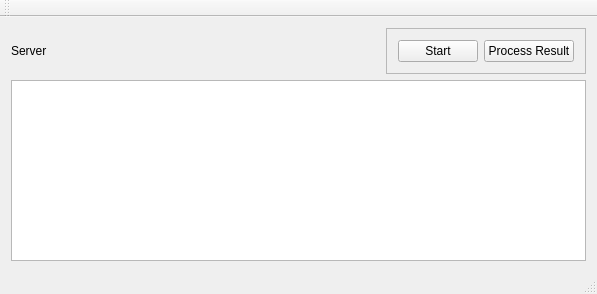
<?xml version="1.0" encoding="UTF-8"?>
<ui version="4.0">
 <class>UserStudyServerClass</class>
 <widget class="QMainWindow" name="UserStudyServerClass">
  <property name="geometry">
   <rect>
    <x>0</x>
    <y>0</y>
    <width>597</width>
    <height>294</height>
   </rect>
  </property>
  <property name="windowTitle">
   <string>UserStudyServer</string>
  </property>
  <widget class="QWidget" name="centralWidget">
   <layout class="QGridLayout" name="gridLayout">
    <item row="0" column="0">
     <widget class="QLabel" name="serverNameLabel">
      <property name="text">
       <string>Server</string>
      </property>
     </widget>
    </item>
    <item row="0" column="1">
     <widget class="QFrame" name="frame">
      <property name="sizePolicy">
       <sizepolicy hsizetype="Fixed" vsizetype="Preferred">
        <horstretch>0</horstretch>
        <verstretch>0</verstretch>
       </sizepolicy>
      </property>
      <property name="frameShape">
       <enum>QFrame::StyledPanel</enum>
      </property>
      <property name="frameShadow">
       <enum>QFrame::Raised</enum>
      </property>
      <layout class="QHBoxLayout" name="horizontalLayout">
       <item>
        <widget class="QPushButton" name="startButton">
         <property name="sizePolicy">
          <sizepolicy hsizetype="Fixed" vsizetype="Fixed">
           <horstretch>0</horstretch>
           <verstretch>0</verstretch>
          </sizepolicy>
         </property>
         <property name="text">
          <string>Start</string>
         </property>
         <property name="icon">
          <iconset resource="userstudyserver.qrc">
           <normaloff>:/UserStudyServer/Resources/play.gif</normaloff>:/UserStudyServer/Resources/play.gif</iconset>
         </property>
        </widget>
       </item>
       <item>
        <widget class="QPushButton" name="processResultButton">
         <property name="sizePolicy">
          <sizepolicy hsizetype="Fixed" vsizetype="Fixed">
           <horstretch>0</horstretch>
           <verstretch>0</verstretch>
          </sizepolicy>
         </property>
         <property name="text">
          <string>Process Result</string>
         </property>
        </widget>
       </item>
      </layout>
     </widget>
    </item>
    <item row="1" column="0" colspan="2">
     <widget class="QListWidget" name="logList"/>
    </item>
   </layout>
  </widget>
  <widget class="QMenuBar" name="menuBar">
   <property name="geometry">
    <rect>
     <x>0</x>
     <y>0</y>
     <width>597</width>
     <height>21</height>
    </rect>
   </property>
  </widget>
  <widget class="QToolBar" name="mainToolBar">
   <attribute name="toolBarArea">
    <enum>TopToolBarArea</enum>
   </attribute>
   <attribute name="toolBarBreak">
    <bool>false</bool>
   </attribute>
  </widget>
  <widget class="QStatusBar" name="statusBar"/>
 </widget>
 <layoutdefault spacing="6" margin="11"/>
 <resources>
  <include location="userstudyserver.qrc"/>
 </resources>
 <connections/>
</ui>
